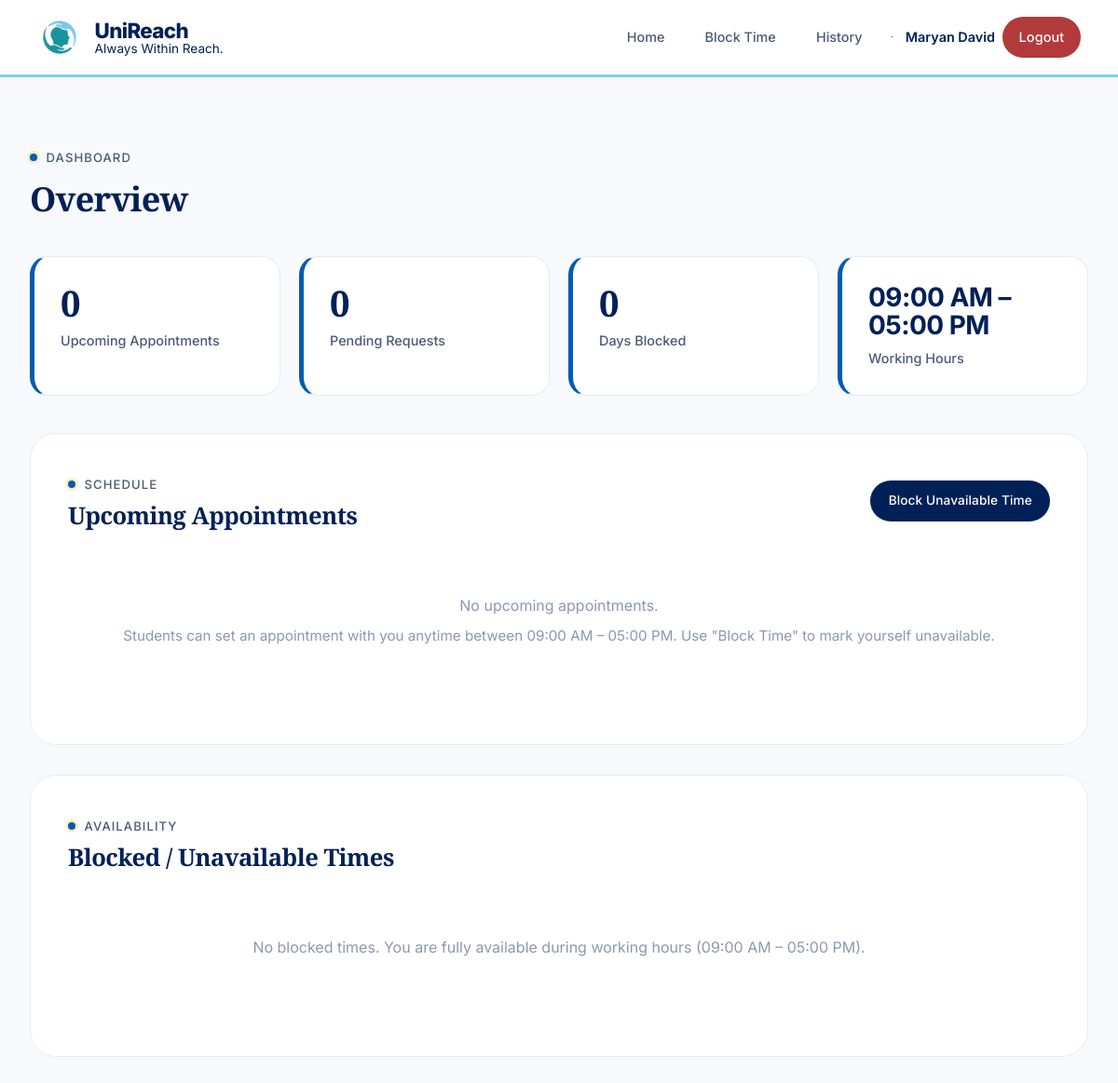
/counselor/dashboard (signed in), run on an earlier commit of the app's database.
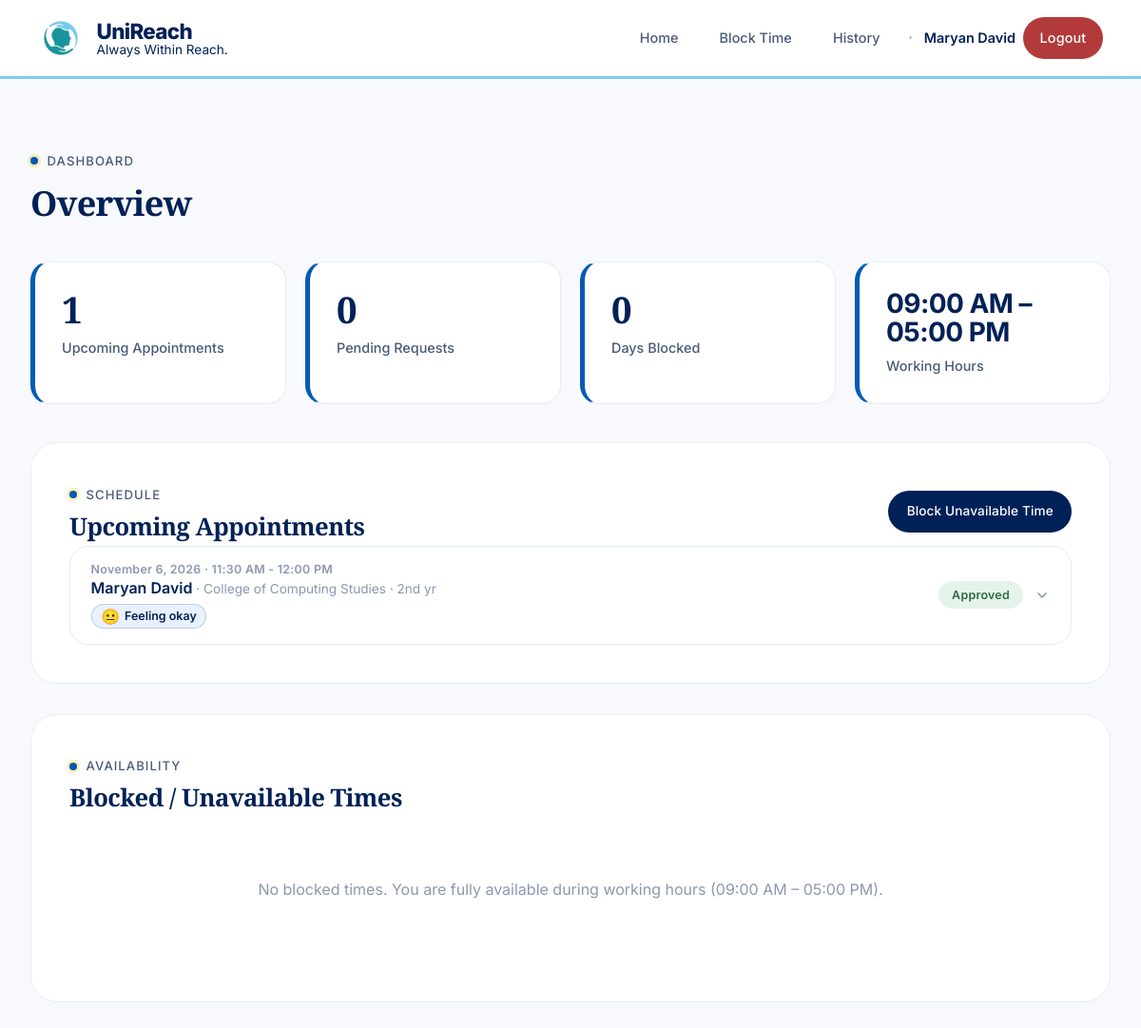
And on a later commit of the database.
### app.py (models this page shows)
class Appointment(db.Model):
    id = db.Column(db.Integer, primary_key=True)
    counselor_id = db.Column(db.Integer, db.ForeignKey('user.id'), nullable=False)
    student_id = db.Column(db.Integer, db.ForeignKey('user.id'), nullable=True)
    date = db.Column(db.Date, nullable=False)
    start_time = db.Column(db.Time, nullable=False)
    end_time = db.Column(db.Time, nullable=False)
    purpose = db.Column(db.Text, nullable=False)
    status = db.Column(db.String(20), default='pending')
    notes = db.Column(db.Text)
    created_at = db.Column(db.DateTime, default=datetime.utcnow)
    first_name = db.Column(db.String(80))
    middle_name = db.Column(db.String(80))
    last_name = db.Column(db.String(80))
    birthday = db.Column(db.Date)
    section = db.Column(db.String(50))
    year_level = db.Column(db.String(50))
    department = db.Column(db.String(100))
    mood_rating = db.Column(db.String(20))
    mood_description = db.Column(db.String(200))
    contact_email = db.Column(db.String(120))
    contact_phone = db.Column(db.String(20))
    guest_student_id = db.Column(db.String(50))
    referred_by_id = db.Column(db.Integer, db.ForeignKey('user.id'), nullable=True)
    is_guest = db.Column(db.Boolean, default=False)
    session_summary = db.Column(db.Text)
    student = db.relationship('User', foreign_keys=[student_id], backref=db.backref('student_appointments', lazy=True))
    counselor = db.relationship('User', foreign_keys=[counselor_id], backref=db.backref('counselor_appointments', lazy=True))
    referred_by = db.relationship('User', foreign_keys=[referred_by_id], backref=db.backref('referrals', lazy=True))
    __table_args__ = (db.UniqueConstraint('counselor_id', 'date', 'start_time', name='_counselor_date_time_uc'),)
    @property
    def time_str(self):
        return f"{self.start_time.strftime('%I:%M %p')} - {self.end_time.strftime('%I:%M %p')}"
    @property
    def guest_full_name(self):
        parts = [p for p in [self.first_name, self.middle_name, self.last_name] if p]
        return ' '.join(parts) if parts else None
    @property
    def display_name(self):
        if self.is_guest:
            return self.guest_full_name or 'Guest Student'
        return self.student.full_name if self.student else 'Unknown'

### app.py (the view)
@app.route('/counselor/dashboard')
@login_required
def counselor_dashboard():
    if not current_user.is_counselor:
        abort(403)
    today = datetime.now().date()
    upcoming_appointments = upcoming_appointments_query(
        current_user.id
    ).order_by(Appointment.date, Appointment.start_time).all()
    pending_appointments = [a for a in upcoming_appointments if a.status == 'pending']
    upcoming_blocked = BlockedTime.query.filter_by(
        counselor_id=current_user.id
    ).filter(BlockedTime.date >= today).order_by(BlockedTime.date, BlockedTime.start_time).all()
    return render_template('counselor_dashboard.html',
                           appointments=upcoming_appointments,
                           pending_appointments=pending_appointments,
                           blocked_times=upcoming_blocked)

### app.py (called while the page is built)
@login_manager.user_loader
def load_user(user_id):
    return User.query.get(int(user_id))

def fmt_date_long(value):
    if value is None:
        return ''
    try:
        return value.strftime('%B') + ' ' + str(value.day) + ', ' + str(value.year)
    except Exception:
        return str(value)

def fmt_date_short(value):
    if value is None:
        return ''
    try:
        return value.strftime('%b') + ' ' + str(value.day)
    except Exception:
        return str(value)

def upcoming_appointments_query(counselor_id):
    today = datetime.now().date()
    return Appointment.query.filter_by(counselor_id=counselor_id).filter(
        db.or_(
            db.and_(
                Appointment.date >= today,
                Appointment.status != 'completed'
            ),
            db.and_(
                Appointment.referred_by_id.isnot(None),
                Appointment.status.in_(['pending', 'approved'])
            )
        )
    )

    @property
    def is_counselor(self):
        return self.role == 'counselor'

### templates/counselor_dashboard.html (shortened to what the changed rows need)
{% extends "base.html" %}
{% block content %}
{% set mood_emojis = {'excellent': '😊', 'good': '🙂', 'okay': '😐', 'low': '😔', 'difficult': '😟', 'critical': '😢'} %}
<div id="accountOverview">
    <h2 style="font-size: 2.25rem; margin-bottom: 2.5rem; border: none; padding: 0;">Overview</h2>
    {% if not current_user.is_admin %}
    <div class="stats-grid">
        <div class="stat-card">
            <div class="stat-number">{{ appointments|length }}</div>
            <div class="stat-label">Upcoming Appointments</div>
        </div>
        <div class="stat-card">
            <div class="stat-number">{{ pending_appointments|length }}</div>
            <div class="stat-label">Pending Requests</div>
        </div>
        <div class="stat-card">
            <div class="stat-number">{{ blocked_times|length }}</div>
            <div class="stat-label">Days Blocked</div>
        </div>
        <div class="stat-card">
            <div class="stat-number" style="font-size: 1.75rem; font-family: 'Inter', sans-serif;">09:00 AM – 05:00 PM</div>
            <div class="stat-label">Working Hours</div>
        </div>
    </div>
    <div class="card">
        <div style="display: flex; justify-content: space-between; align-items: center; margin-bottom: 0.25rem; flex-wrap: wrap; gap: 0.75rem;">
            <div>
                <div class="section-label" style="margin-bottom: 0.5rem;">Schedule</div>
                <h2 style="margin: 0; border: none; padding: 0; font-size: 1.6rem;">Upcoming Appointments</h2>
            </div>
            <div style="display: flex; gap: 0.6rem; flex-wrap: wrap;">
                <a href="{{ url_for('block_time') }}" class="btn btn-primary" style="padding: 0.7rem 1.2rem; font-size: 0.85rem;">
                    Block Unavailable Time
                </a>
            </div>
        </div>
        {% if appointments %}
            <div class="history-list">
                {% for appt in appointments %}
                    <div class="history-entry">
                        <button type="button" class="history-head" data-history-toggle aria-expanded="false">
                            <div class="history-head-main">
                                <span class="history-date">{{ appt.date|fmt_long }} · {{ appt.time_str }}</span>
                                <span class="history-name">{{ appt.display_name }}{% if appt.department or appt.year_level %}<span class="history-sub"> · {% if appt.department %}{{ appt.department }}{% endif %}{% if appt.department and appt.year_level %} · {% endif %}{% if appt.year_level %}{{ appt.year_level }}{% endif %}</span>{% endif %}</span>
                                {% if appt.mood_rating %}
                                    <span class="mood-chip" title="Pre-session mood: {{ appt.mood_rating|capitalize }}"><span class="mood-chip-emoji">{{ mood_emojis.get(appt.mood_rating, '🙂') }}</span> Feeling {{ appt.mood_rating }}</span>
                                {% endif %}
                            </div>
                            <div class="history-head-meta">
                                {% if appt.status == 'pending' %}
                                    <span class="badge badge-pending">Pending</span>
                                {% elif appt.status == 'approved' %}
                                    <span class="badge badge-approved">Approved</span>
                                {% elif appt.status == 'rejected' %}
                                    <span class="badge badge-rejected">Rejected</span>
                                {% elif appt.status == 'completed' %}
                                    <span class="badge badge-completed">Completed</span>
                                {% endif %}
                                <svg class="history-chevron" width="16" height="16" viewBox="0 0 24 24" fill="none" stroke="currentColor" stroke-width="2.5" stroke-linecap="round" stroke-linejoin="round"><polyline points="6 9 12 15 18 9"></polyline></svg>
                            </div>
                        </button>
                    </div>
                {% endfor %}
            </div>
        {% else %}
            <div class="empty-state">
                <p>No upcoming appointments.</p>
                <p style="margin-top: 0.5rem; font-size: 0.95rem;">Students can set an appointment with you anytime between 09:00 AM – 05:00 PM. Use "Block Time" to mark yourself unavailable.</p>
            </div>
        {% endif %}
    </div>
    <div class="card">
        <div class="section-label" style="margin-bottom: 0.5rem;">Availability</div>
        <h2 style="border: none; padding: 0; margin: 0 0 0.25rem 0; font-size: 1.6rem;">Blocked / Unavailable Times</h2>
        {% if blocked_times %}
            <div class="table-responsive">
                <table class="table">
                    <thead>
                        <tr>
                            <th>Date</th>
                            <th>Time</th>
                            <th>Reason</th>
                            <th>Actions</th>
                        </tr>
                    </thead>
                    <tbody>
                        {% for bt in blocked_times %}
                            <tr>
                                <td style="font-weight: 500;">{{ bt.date.strftime('%b %d, %Y') }}</td>
                                <td>
                                    {% if bt.is_full_day %}
                                        <span class="badge badge-rejected">Full Day</span>
                                    {% else %}
                                        {{ bt.time_str }}
                                    {% endif %}
                                </td>
                                <td style="color: var(--text-secondary);">{{ bt.reason if bt.reason else '—' }}</td>
                                <td>
                                    <form method="POST" action="{{ url_for('delete_blocked', blocked_id=bt.id) }}" onsubmit="return confirm('Remove this blocked time?');">
                                        <button type="submit" class="btn btn-danger" style="padding: 0.5rem 0.95rem; font-size: 0.82rem;">Remove</button>
                                    </form>
                                </td>
                            </tr>
                        {% endfor %}
                    </tbody>
                </table>
            </div>
        {% else %}
            <div class="empty-state">
                <p>No blocked times. You are fully available during working hours (09:00 AM – 05:00 PM).</p>
            </div>
        {% endif %}
    </div>
    {% endif %}
</div>
{% endblock %}

What changed in the data, as far as the page shows it:
added Appointment: date|fmt_long "November 6, 2026", time_str "11:30 AM - 12:00 PM", display_name "Maryan David", department "College of Computing Studies", year_level "2nd yr", get "😐", mood_rating "okay", status "Approved"
Also different on the page:
{{ appointments|length }}: "0" → "1"
text no longer shown: "No upcoming appointments. Students can set an appointment with you anytime between 09:00 AM – 05:00 PM. Use \"Block Time\" to mark yourself unavailable."
